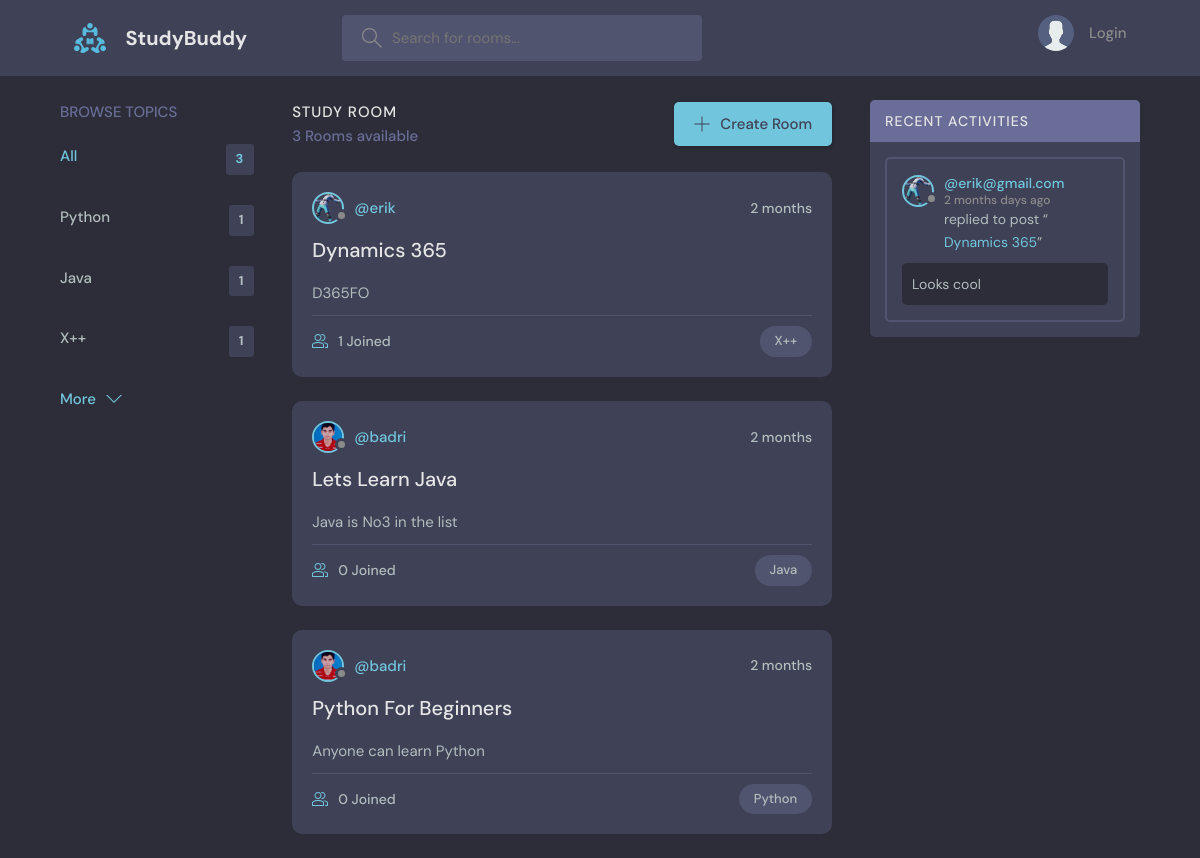
The page / on the database its author committed.
### base/models.py (models this page shows, shortened)
class Topic(models.Model):
    name = models.CharField(max_length=200)
    def __str__(self) -> str:
        return self.name

class Room(models.Model):
    host = models.ForeignKey(User,on_delete=models.CASCADE,null=True)
    topic = models.ForeignKey(Topic,on_delete=models.SET_NULL,null=True)
    name = models.CharField(max_length=200)
    participants = models.ManyToManyField(User,related_name='participants',blank=True)
    description = models.TextField(null=True,blank=True)
    updated = models.DateTimeField(auto_now=True)
    created = models.DateTimeField(auto_now_add=True)
    class Meta:
        ordering = ['-updated','-created']
    def __str__(self) -> str:
        return self.name

class User(AbstractUser):
    name = models.CharField(max_length=200,null=True)
    email = models.EmailField(unique=True,null=True)
    bio = models.TextField(null=True)
    avatar = models.ImageField(null=True,default="avatar.svg")
    USERNAME_FIELD = 'email'
    REQUIRED_FIELDS = []

class Message(models.Model):
    user = models.ForeignKey(User,on_delete=models.CASCADE,null=True)
    room = models.ForeignKey(Room,on_delete=models.CASCADE)
    body = models.TextField()
    updated = models.DateTimeField(auto_now=True)
    created = models.DateTimeField(auto_now_add=True)
    class Meta:
        ordering = ['-updated','-created']

### base/views.py (the view)
# urls.py: path('',views.home,name="home"),
def home(request):
    q = request.GET.get('q') if request.GET.get('q')!= None else ''
    room= Room.objects.filter(
        Q(topic__name__icontains = q) |
        Q(name__icontains = q) |
        Q(description__icontains=q)
        )
    room_count = room.count()
    room_messages = Message.objects.filter(Q(room__topic__name__icontains=q))
    topics = Topic.objects.all()
    context = {'rooms':room,'topics':topics,'room_count':room_count,'room_messages':room_messages}
    return render(request,'base/home.html',context)

### base/templates/base/home.html (shortened to what this page needs)
{% extends 'main.html' %}
{% block content %}
<main class="layout layout--3">
      <div class="container">
        {% include 'base/topics_component.html' %}
        <div class="roomList">
          <div class="roomList__header">
            <div>
              <h2>Study Room</h2>
              <p>{{room_count}} Rooms available</p>
            </div>
            <a class="btn btn--main" href="{% url 'create-room' %}">
              <svg version="1.1" xmlns="http://www.w3.org/2000/svg" width="32" height="32" viewBox="0 0 32 32">
                <title>add</title>
                <path
                  d="M16.943 0.943h-1.885v14.115h-14.115v1.885h14.115v14.115h1.885v-14.115h14.115v-1.885h-14.115v-14.115z"
                ></path>
              </svg>
              Create Room
            </a>
          </div>
          {% include 'base/feed_component.html' %}
        </div>
        {% include 'base/activity_component.html' %}
      </div>
</main>
{% endblock %}

### base/templates/base/topics_component.html
<div class="topics">
    <div class="topics__header">
      <h2>Browse Topics</h2>
    </div>
    <ul class="topics__list">
      <li>
        <a href="{% url 'home' %}" class="active">All <span>{{topics.count}}</span></a>
      </li>
      {% for topic in topics %}
      <li>
        <a href="{% url 'home' %}?q={{topic.name}}">{{topic}} <span>{{topic.room_set.all.count}}</span></a>
      </li>
      {% endfor %}
    </ul>
    <a class="btn btn--link" href="topics.html">
      More
      <svg version="1.1" xmlns="http://www.w3.org/2000/svg" width="32" height="32" viewBox="0 0 32 32">
        <title>chevron-down</title>
        <path d="M16 21l-13-13h-3l16 16 16-16h-3l-13 13z"></path>
      </svg>
    </a>
  </div>

### base/templates/base/feed_component.html (shortened to what this page needs)
{% for room in rooms %}
<div class="roomListRoom">
    <div class="roomListRoom__header">
      <a href="{% url 'user-profile' room.host.id %}" class="roomListRoom__author">
        <div class="avatar avatar--small">
          <img src="{{room.host.avatar.url}}" />
        </div>
        <span>@{{room.host.username}}</span>
      </a>
      <div class="roomListRoom__actions">
        <span>{{room.created|timesince}}</span>
      </div>
    </div>
    <div class="roomListRoom__content">
      <a href="{% url 'room' room.id %}">{{room.name}}</a>
      <p>
        {{room.description}}
      </p>
    </div>
    <div class="roomListRoom__meta">
      <a href="{% url 'room' room.id %}" class="roomListRoom__joined">
        {{room.participants.all.count}} Joined
      </a>
      <p class="roomListRoom__topic">{{room.topic}}</p>
    </div>
  </div>
{% endfor %}

### base/templates/base/activity_component.html (shortened to what this page needs)
<div class="activities">
    <div class="activities__header">
      <h2>Recent Activities</h2>
    </div>
    {% for message in room_messages %}
    <div class="activities__box">
      <div class="activities__boxHeader roomListRoom__header">
        <a href="{% url "user-profile" message.user.id %}" class="roomListRoom__author">
          <div class="avatar avatar--small">
            <img src="{{message.user.avatar.url}}" />
          </div>
          <p>
            @{{message.user}}
            <span>{{message.created|timesince}} days ago</span>
          </p>
        </a>
      </div>
      <div class="activities__boxContent">
        <p>replied to post “<a href="{% url 'room' message.room.id %}">{{message.room}}</a>”</p>
        <div class="activities__boxRoomContent">
          {{message.body}}
        </div>
      </div>
    </div>
    {% endfor %}
  </div>

### rows shown on the page
Topic: name "Python", room_set.all.count "1"
Topic: name "Java", room_set.all.count "1"
Topic: name "X++", room_set.all.count "1"
Room: host.avatar (picture), host.username "erik", created "2 months", name "Dynamics 365", description "D365FO", participants.all.count "1", topic "X++"
Room: host.avatar (picture), host.username "badri", created "2 months", name "Lets Learn Java", description "Java is No3 in the list", participants.all.count "0", topic "Java"
Room: host.avatar (picture), host.username "badri", created "2 months", name "Python For Beginners", description "Anyone can learn Python", participants.all.count "0", topic "Python"
Message: user.avatar (picture), user "erik@gmail.com", created "2 months", room "Dynamics 365", body "Looks cool"

### other values the page prints
{{ topics.count }} "3"
{{ room_count }} "3"
